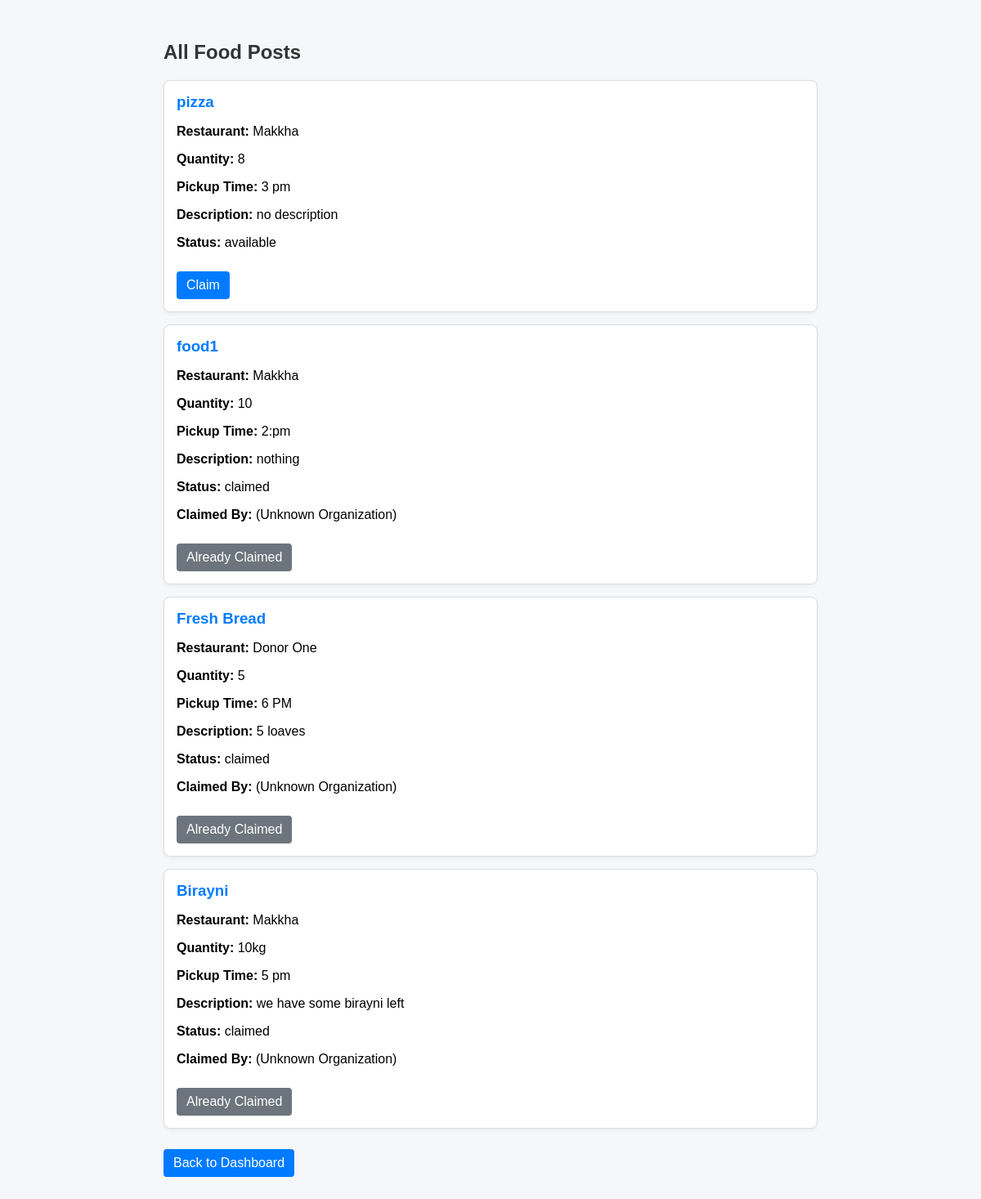
The app's page /food/posts (signed in) with its own data.
### app/models.py (models this page shows, shortened)
class FoodPost(db.Model):
    id = db.Column(db.Integer, primary_key=True)
    title = db.Column(db.String(200), nullable=False)
    description = db.Column(db.Text, nullable=True)
    quantity = db.Column(db.String(50), nullable=False)
    pickup_time = db.Column(db.String(50), nullable=False)
    created_at = db.Column(db.DateTime, default=datetime.utcnow)
    status = db.Column(db.String(20), default="available")
    user_id = db.Column(db.Integer, db.ForeignKey("user.id"), nullable=False)
    restaurant = db.relationship(
        "User",
        foreign_keys=[user_id],
        back_populates="created_posts"
    )
    claimed_by = db.Column(db.Integer, db.ForeignKey("user.id"), nullable=True)
    claimant = db.relationship(
        "User",
        foreign_keys=[claimed_by],
        back_populates="claimed_posts"
    )

class User(db.Model, UserMixin):
    id = db.Column(db.Integer, primary_key=True)
    username = db.Column(db.String(100), nullable=False, unique=True)
    email = db.Column(db.String(120), nullable=False, unique=True)
    password_hash = db.Column(db.String(200), nullable=False)
    role = db.Column(db.String(20), nullable=False)  # "restaurant" or "organization"
    name = db.Column(db.String(150), nullable=False)
    address = db.Column(db.String(250), nullable=True)
    registration_number = db.Column(db.String(100), nullable=True)
    is_verified = db.Column(db.Boolean, default=False)
    created_posts = db.relationship(
        "FoodPost",
        foreign_keys="FoodPost.user_id",
        back_populates="restaurant",
        lazy=True
    )
    claimed_posts = db.relationship(
        "FoodPost",
        foreign_keys="FoodPost.claimed_by",
        back_populates="claimant",
        lazy=True
    )

### app/routes.py (the view)
@main.route("/food/posts")
@login_required
def view_food_posts():
    posts = FoodPost.query.order_by(FoodPost.created_at.desc()).all()
    return render_template("food_posts.html", posts=posts)

### app/models.py (called while the page is built)
@login_manager.user_loader
def load_user(user_id):
    return User.query.get(int(user_id))

### app/templates/food_posts.html (shortened to what this page needs)
<!DOCTYPE html>
<html lang="en">
<head>
</head>
<body>
    <div class="container">
        <h2>All Food Posts</h2>
        {% if posts %}
            {% for post in posts %}
                <div class="post">
                    <h3>{{ post.title }}</h3>
                    <p><strong>Restaurant:</strong> {{ post.restaurant.name }}</p>
                    <p><strong>Quantity:</strong> {{ post.quantity }}</p>
                     <p><strong>Pickup Time:</strong> {{ post.pickup_time }}</p>
                    {% if post.description %}
                        <p><strong>Description:</strong> {{ post.description }}</p>
                    {% endif %}
                    <p><strong>Status:</strong> {{ post.status }}</p>
                    {% if post.status == "claimed" %}
                        <p><strong>Claimed By:</strong>
                            {% if post.claimer %}
                                {{ post.claimer.name }}
                            {% else %}
                                (Unknown Organization)
                            {% endif %}
                        </p>
                    {% endif %}
                    {% if current_user.is_authenticated and current_user.role == "organization" %}
                        {% if post.status == "available" %}
                            <a href="{{ url_for('main.claim_food', post_id=post.id) }}" class="btn">Claim</a>
                        {% else %}
                            <span class="btn disabled">Already Claimed</span>
                        {% endif %}
                    {% endif %}
                </div>
            {% endfor %}
        {% else %}
            <p>No food posts are available at the moment.</p>
        {% endif %}
        <a href="{{ url_for('main.dashboard') }}" class="btn">Back to Dashboard</a>
    </div>
</body>
</html>

### app/templates/food_posts.html (style rules this page uses)
body { font-family: Arial, sans-serif; margin: 50px; background-color: #f5f7fa; }
.container { max-width: 800px; margin: auto; }
h2 { color: #333; }
.post { border: 1px solid #ddd; padding: 15px; margin-bottom: 15px; border-radius: 8px; background: #fff; box-shadow: 0 2px 5px rgba(0,0,0,0.05); }
.post h3 { margin: 0 0 10px; color: #007BFF; }
a { text-decoration: none; color: #007BFF; }
.btn { display: inline-block; padding: 8px 12px; margin-top: 10px; background-color: #007BFF; color: white; border-radius: 4px; transition: 0.2s; }
.btn.disabled { background-color: #6c757d; pointer-events: none; }

### records on screen
FoodPost: title "pizza", restaurant.name "Makkha", quantity "8", pickup_time "3 pm", description "no description", status "available"
FoodPost: title "food1", restaurant.name "Makkha", quantity "10", pickup_time "2:pm", description "nothing", status "claimed", shows "Claimed By:", shows "(Unknown Organization)", shows "Already Claimed"
FoodPost: title "Fresh Bread", restaurant.name "Donor One", quantity "5", pickup_time "6 PM", description "5 loaves", status "claimed", shows "Claimed By:", shows "(Unknown Organization)", shows "Already Claimed"
FoodPost: title "Birayni", restaurant.name "Makkha", quantity "10kg", pickup_time "5 pm", description "we have some birayni left", status "claimed", shows "Claimed By:", shows "(Unknown Organization)", shows "Already Claimed"
